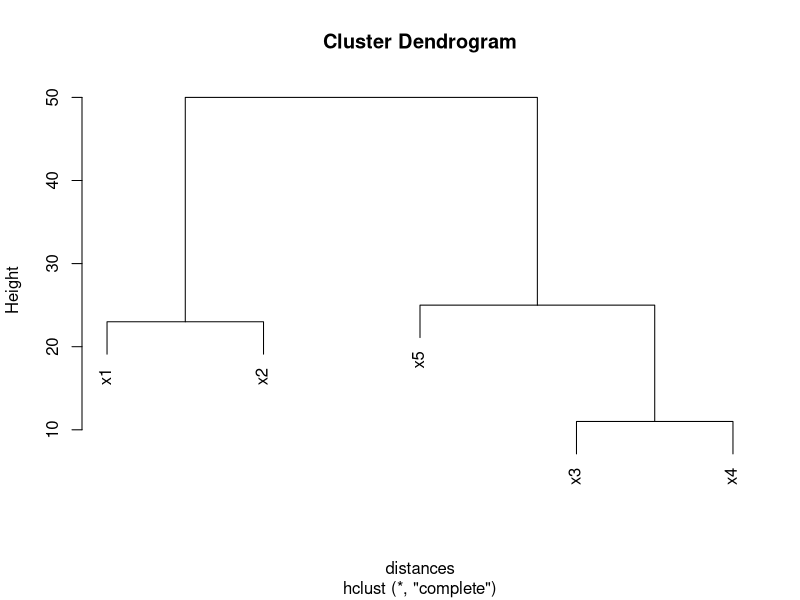
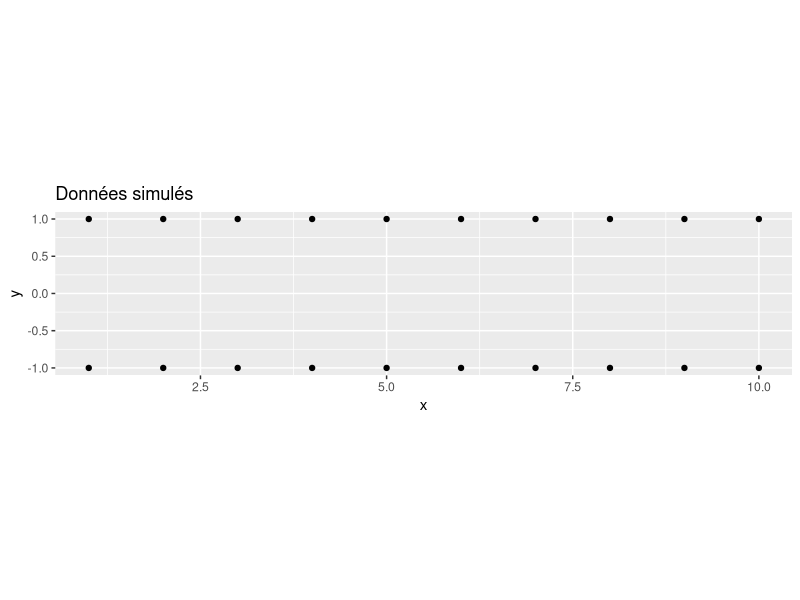
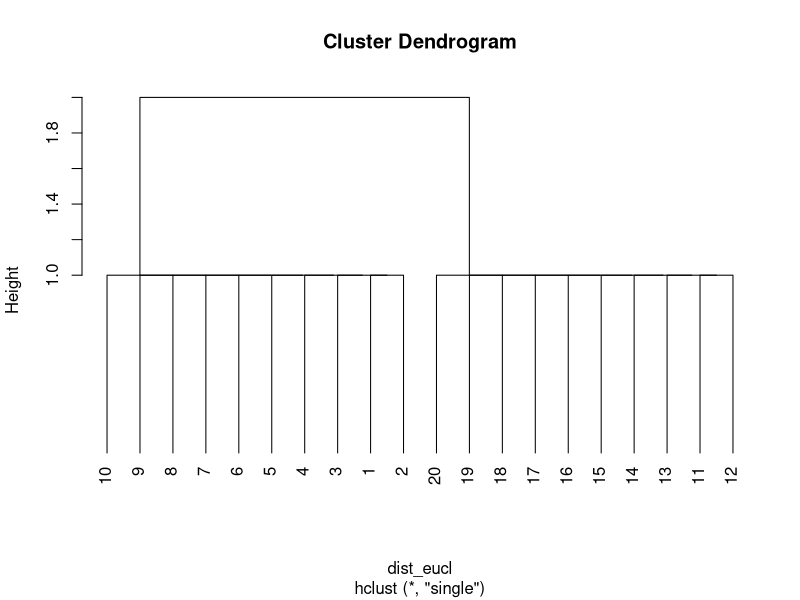
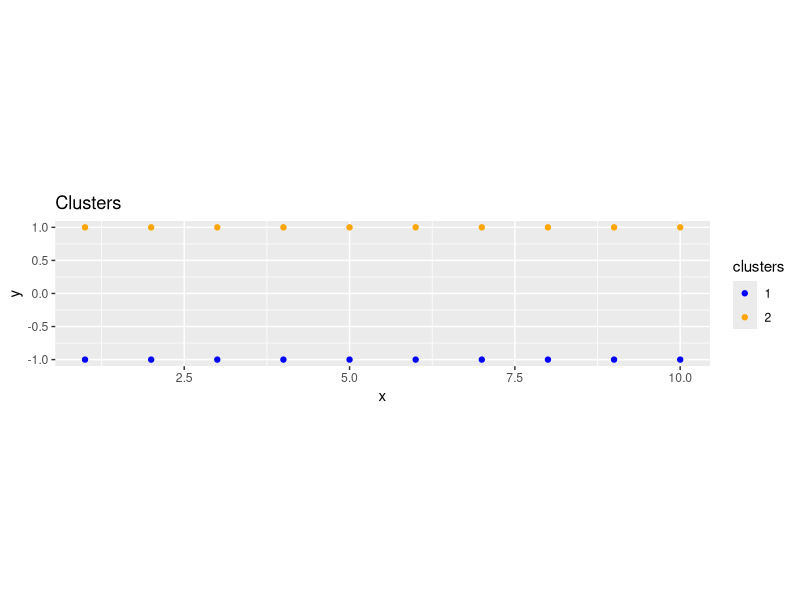
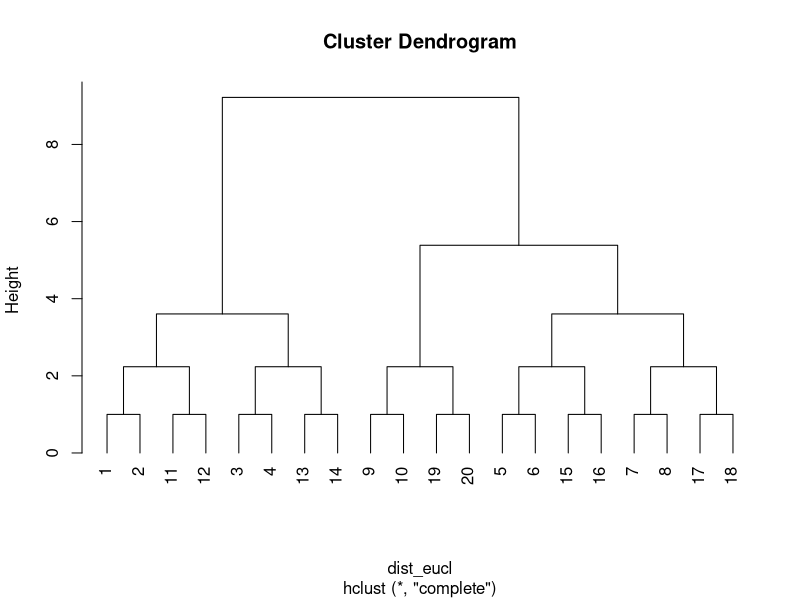
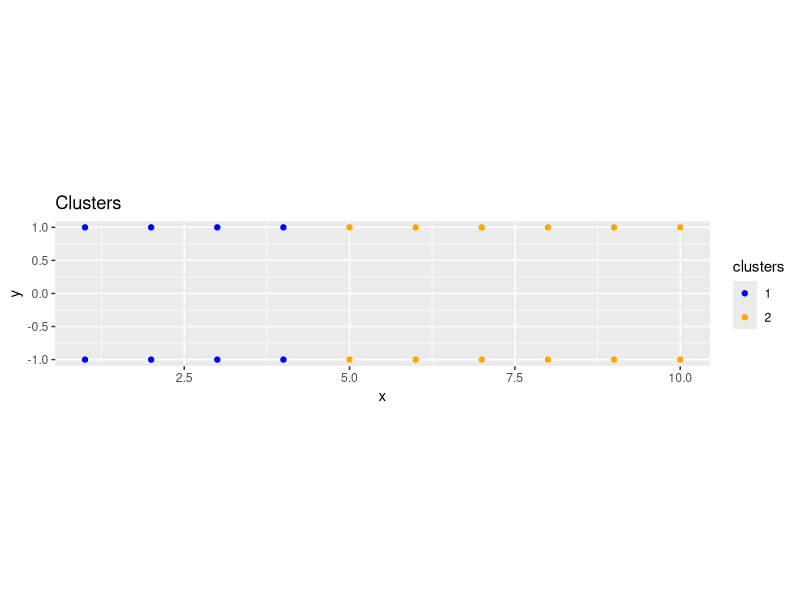
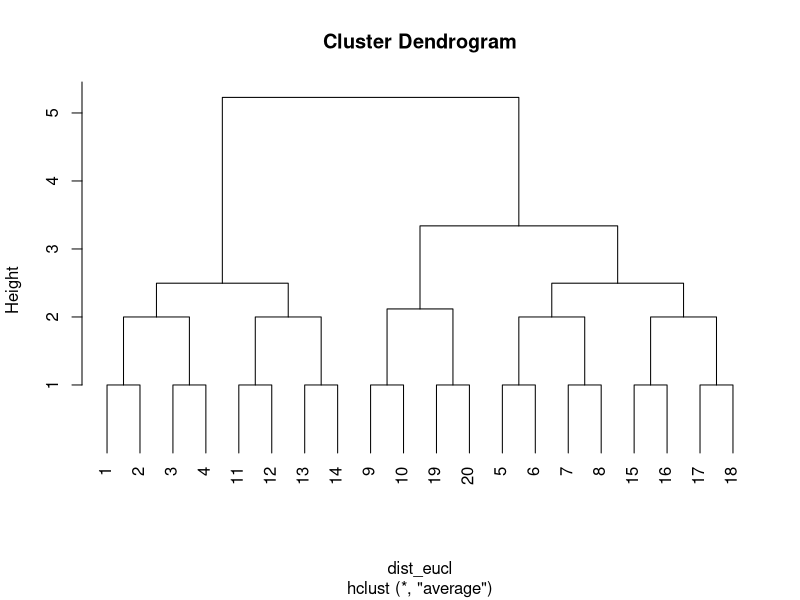
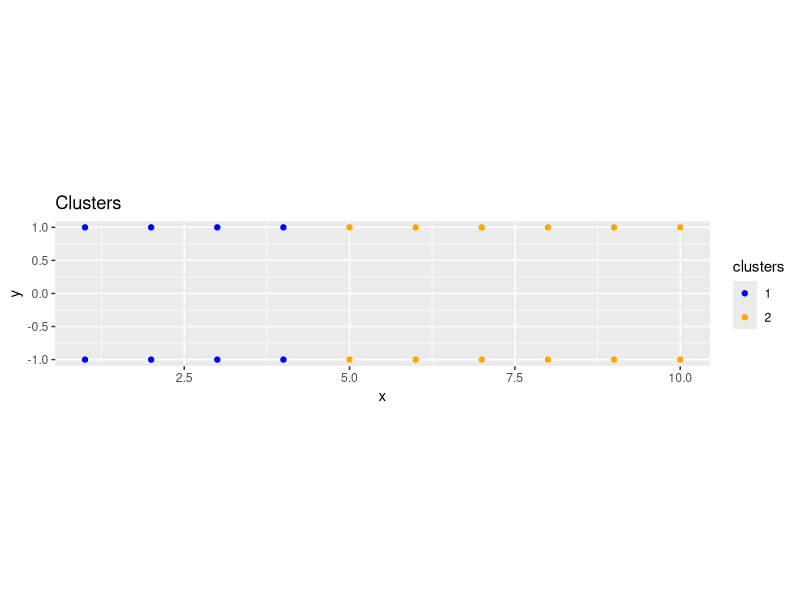

Write the R code that produced these figures, in order.
## ---- chunk 1
#install.packages("factoextra")
#library(factoextra)
library(ggplot2)
library(cluster)
library(kernlab)
## ---- chunk 2
distances=matrix(c(0,23,35,43,50,23,0,21,32,45,35,21,0,11,25,43,32,11,0,17,50,45,25,17,0),5,5,byrow=T)
colnames(distances)<-c("x1","x2","x3","x4","x5")
rownames(distances)<-c("x1","x2","x3","x4","x5")

distances
## ---- chunk 3
distances=matrix(c(0,23,35,43,50,23,0,21,32,45,35,21,0,11,25,43,32,11,0,17,50,45,25,17,0),5,5,byrow=T)
colnames(distances)<-c("x1","x2","x3","x4","x5")
rownames(distances)<-c("x1","x2","x3","x4","x5")

distances=as.dist(distances)
CAH_max=hclust(distances,method="complete")  #saut maximum
plot(CAH_max)
## ---- chunk 4
x=c(rep(1:10,2))
y=c(rep(-1,10), rep(1,10))

#données
data_sim=data.frame(x=x,y=y)

#plot des données
plot_sep <- ggplot(data=data_sim, aes(x = x, y = y)) +
geom_point() +
coord_equal() +
xlab("x") +  ylab("y") + ggtitle("Données simulés")
plot_sep
## ---- chunk 5
dist_eucl=dist(data_sim,method="euclidian") #calcul des distances

k=2

#-----------Lien simple
CAH_min=hclust(dist_eucl,method="single") #saut minimum
cut_min <- cutree(CAH_min, k = k)
data=data.frame(data_sim, c=cut_min)

#plot des données
plot_clusters1 <- ggplot(data=data, aes(x = x, y = y)) +
geom_point(aes(color=as.factor(c))) +
coord_equal() +
scale_color_manual(name = "clusters",values=c("blue","orange")) +
xlab("x") +  ylab("y") + ggtitle("Clusters")
plot(CAH_min,hang=-1)
plot_clusters1

#-----------Lien complet
CAH_max=hclust(dist_eucl,method="complete")  #saut maximum
cut_max <- cutree(CAH_max, k = k)
data=data.frame(data_sim, c=cut_max)

#plot des données
plot_clusters2 <- ggplot(data=data, aes(x = x, y = y)) +
geom_point(aes(color=as.factor(c))) +
coord_equal() +
scale_color_manual(name = "clusters",values=c("blue","orange","green", "yellow")) +
xlab("x") +  ylab("y") + ggtitle("Clusters")
plot(CAH_max,hang=-1)
plot_clusters2


#-----------Lien moyen
CAH_mean=hclust(dist_eucl,method="average") #saut moyen
cut_mean <- cutree(CAH_mean, k = k)
data=data.frame(data_sim, c=cut_mean)

#plot des données
plot_clusters3 <- ggplot(data=data, aes(x = x, y = y)) +
geom_point(aes(color=as.factor(c))) +
coord_equal() +
scale_color_manual(name = "clusters",values=c("blue","orange","green")) +
xlab("x") +  ylab("y") + ggtitle("Clusters")
plot(CAH_mean,hang=-1)
plot_clusters3


#-----------Lien centroïdal
CAH_centroid=hclust(dist_eucl,method="centroid") #saut centroïdal
cut_centroid <- cutree(CAH_centroid, k = k)
data=data.frame(data_sim, c=cut_centroid)

#plot des données
plot_clusters4 <- ggplot(data=data, aes(x = x, y = y)) +
geom_point(aes(color=as.factor(c))) +
coord_equal() +
scale_color_manual(name = "clusters",values=c("blue","orange","green")) +
xlab("x") +  ylab("y") + ggtitle("Clusters")
plot(CAH_centroid,hang=-1)
plot_clusters4


#-----------Distance de Ward
CAH_ward=hclust(dist_eucl,method="ward.D") #distance de Ward
cut_ward <- cutree(CAH_ward, k = k)
data=data.frame(data_sim, c=cut_ward)

#plot des données
plot_clusters5 <- ggplot(data=data, aes(x = x, y = y)) +
geom_point(aes(color=as.factor(c))) +
coord_equal() +
scale_color_manual(name = "clusters",values=c("blue","orange","green")) +
xlab("x") +  ylab("y") + ggtitle("Clusters")
plot(CAH_ward,hang=-1)
plot_clusters5

## ---- chunk 6
set.seed(0)#on fixe la graine aléatoire

n=400 #nombre observations
p=2 #nombre de variables explicatives

#génération données explicatives -------

#choix des variances
sd1=1/2 
sd2=1/3

#choix des rayons
r1=abs(1.5+rnorm(n/2,0,sd1))
r2=abs(5+rnorm(n/2,0,sd2))

#choix de l'angle
theta1=runif(n/2,0,2*pi)
theta2=runif(n/2,0,2*pi)

#simulation en cordonnées sphériques par groupe
x1=cbind(r1*cos(theta1),r1*sin(theta1))
x2=cbind(r2*cos(theta2),r2*sin(theta2))
x=rbind(x1,x2)

#données
data_sim=data.frame(x=x[,1],y=x[,2])

#plot des données
plot_sep <- ggplot(data=data_sim, aes(x = x, y = y)) +
geom_point() +
coord_equal() +
xlab("x") +  ylab("y") + ggtitle("Données simulés")
plot_sep
## ---- chunk 7
dist_eucl=dist(data_sim,method="euclidian") #calcul des distances

CAH_min=hclust(dist_eucl,method="single") #saut minimum
CAH_max=hclust(dist_eucl,method="complete")  #saut maximum
CAH_mean=hclust(dist_eucl,method="average") #saut moyen
## ---- chunk 8
plot(CAH_min,hang=-1)
plot(CAH_max,hang=-1)
plot(CAH_mean,hang=-1)
## ---- chunk 9
CAH_min$height
plot(CAH_min$height,type='l')
## ---- chunk 10
hcent=hclust(dist_eucl,method="centroid")
plot(hcent,hang=-1)
plot(hcent$height,type="l")
## ---- chunk 11
plot(CAH_min,hang=-1)
k=2
rect.hclust(CAH_min , k = k, border = 2:6)

plot(CAH_max,hang=-1)
k=4
rect.hclust(CAH_max , k = k, border = 2:6)

plot(CAH_mean,hang=-1)
k=6
rect.hclust(CAH_mean, k = k, border = 2:6)
## ---- chunk 12

k=2
cut_min <- cutree(CAH_min, k = k)
data=data.frame(data_sim, c=cut_min)

#plot des données
plot_clusters1 <- ggplot(data=data, aes(x = x, y = y)) +
geom_point(aes(color=as.factor(c))) +
coord_equal() +
scale_color_manual(name = "clusters",values=c("blue","orange")) +
xlab("x") +  ylab("y") + ggtitle("Clusters")
plot_clusters1

k=4
cut_max <- cutree(CAH_max, k = k)
data=data.frame(data_sim, c=cut_max)

#plot des données
plot_clusters2 <- ggplot(data=data, aes(x = x, y = y)) +
geom_point(aes(color=as.factor(c))) +
coord_equal() +
scale_color_manual(name = "clusters",values=c("blue","orange","green", "yellow")) +
xlab("x") +  ylab("y") + ggtitle("Clusters")
plot_clusters2

k=3
cut_mean <- cutree(CAH_mean, k = k)
data=data.frame(data_sim, c=cut_mean)

#plot des données
plot_clusters3 <- ggplot(data=data, aes(x = x, y = y)) +
geom_point(aes(color=as.factor(c))) +
coord_equal() +
scale_color_manual(name = "clusters",values=c("blue","orange","green")) +
xlab("x") +  ylab("y") + ggtitle("Clusters")
plot_clusters3
## ---- chunk 13


k=2
cut_max <- cutree(CAH_max, k = k)
data=data.frame(data_sim, c=cut_max)

#plot des données
plot_clusters2 <- ggplot(data=data, aes(x = x, y = y)) +
geom_point(aes(color=as.factor(c))) +
coord_equal() +
scale_color_manual(name = "clusters",values=c("blue","orange","green", "yellow")) +
xlab("x") +  ylab("y") + ggtitle("Clusters")
plot_clusters2

k=2
cut_mean <- cutree(CAH_mean, k = k)
data=data.frame(data_sim, c=cut_mean)

#plot des données
plot_clusters3 <- ggplot(data=data, aes(x = x, y = y)) +
geom_point(aes(color=as.factor(c))) +
coord_equal() +
scale_color_manual(name = "clusters",values=c("blue","orange","green")) +
xlab("x") +  ylab("y") + ggtitle("Clusters")
plot_clusters3
## ---- chunk 14
k=2
kmean=kmeans(data_sim, centers=k, algorithm="Lloyd")



classes <- kmean$cluster
data=data.frame(data_sim, c=classes)

#plot des données
plotcuster4 <- ggplot(data=data, aes(x = x, y = y)) +
geom_point(aes(color=as.factor(c))) +
coord_equal() +
scale_color_manual(name = "clusters",values=c("blue","orange")) +
xlab("x") +  ylab("y") + ggtitle("Clusters")
plotcuster4

#ou 
# usepackages("kernlab")
# library(kernlab)
# kk=kkmeans(as.matrix(data_sim),centers=k,kernel = "rbfdot", kpar = "automatic",)
# classesb<-kk[][1:nrow(data_sim)]
# data=data.frame(data_sim, c=classesb)

# #plot des données
# plotcuster4b <- ggplot(data=data, aes(x = x, y = y)) +
# geom_point(aes(color=as.factor(c))) +
# coord_equal() +
# scale_color_manual(name = "clusters",values=c("blue","orange")) +
# xlab("x") +  ylab("y") + ggtitle("Clusters")
# plotcuster4b

## ---- chunk 15

#on rajoute x^2 et y^2 comme variables
data_transform=data.frame(x=(data_sim[,1]),y=(data_sim[,2]),x2=(data_sim[,1])^2,y2=(data_sim[,2])^2)


#on relance l'algorithme
k=2
kmean=kmeans(data_transform, centers=k, algorithm="Lloyd",iter.max = 100)


classes <- kmean$cluster
data=data.frame(data_transform, c=classes)

#plot des données tranformées
plotcuster5 <- ggplot(data=data, aes(x = x2, y = y2)) +
geom_point(aes(color=as.factor(c))) +
coord_equal() +
scale_color_manual(name = "clusters",values=c("blue","orange")) +
xlab("x2") +  ylab("y2") + ggtitle("Clusters")
plotcuster5

#plot des données non transformées
data=data.frame(data_sim, c=classes)

plotcuster5 <- ggplot(data=data, aes(x = x, y = y)) +
geom_point(aes(color=as.factor(c))) +
coord_equal() +
scale_color_manual(name = "clusters",values=c("blue","orange")) +
xlab("x") +  ylab("y") + ggtitle("Clusters")
plotcuster5
## ---- chunk 16

#on rajoute x^2 et y^2 comme variables
data_transform=data.frame(x=(data_sim[,1]),y=(data_sim[,2]),x2=(data_sim[,1])^2,y2=(data_sim[,2])^2)

#on relance l'algorithme
k=2
kmean=kmeans(data_transform, centers=k, algorithm="Lloyd",iter.max = 100, nstar=20)

classes <- kmean$cluster
data=data.frame(data_transform, c=classes)

#plot des données non transformées
data=data.frame(data_sim, c=classes)

plotcuster5 <- ggplot(data=data, aes(x = x, y = y)) +
geom_point(aes(color=as.factor(c))) +
coord_equal() +
scale_color_manual(name = "clusters",values=c("blue","orange")) +
xlab("x") +  ylab("y") + ggtitle("Clusters")
plotcuster5
## ---- chunk 17

#on rajoute x^2 et y^2 comme variables
data_transform=data.frame(x=(data_sim[,1]),y=(data_sim[,2]),x2y2=((data_sim[,1])^2+(data_sim[,2])^2))

#on relance l'algorithme
k=2
kmean=kmeans(data_transform, centers=k, algorithm="Lloyd",iter.max = 100,nstart = 20)

classes <- kmean$cluster
data=data.frame(data_transform, c=classes)

#plot des données tranformées
plotcuster5 <- ggplot(data=data, aes(x = x, y = x2y2)) +
geom_point(aes(color=as.factor(c))) +
coord_equal() +
scale_color_manual(name = "clusters",values=c("blue","orange")) +
xlab("x") +  ylab("x2+y2") + ggtitle("Clusters")
plotcuster5

#plot des données non transformées
data=data.frame(data_sim, c=classes)

plotcuster5 <- ggplot(data=data, aes(x = x, y = y)) +
geom_point(aes(color=as.factor(c))) +
coord_equal() +
scale_color_manual(name = "clusters",values=c("blue","orange")) +
xlab("x") +  ylab("y") + ggtitle("Clusters")
plotcuster5

#pour faire du clustering avec noyau
# library(kernlab)
# kk=kkmeans(as.matrix(data_sim),centers=k,kernel = "rbfdot", kpar = "automatic",)
# classes<-kk[][1:nrow(data_sim)]
# data=data.frame(data_sim, c=classes)

# #plot des données tranformées
# plotcuster5 <- ggplot(data=data, aes(x = x2, y = y2)) +
# geom_point(aes(color=as.factor(c))) +
# coord_equal() +
# scale_color_manual(name = "clusters",values=c("blue","orange")) +
# xlab("x2") +  ylab("y2") + ggtitle("Clusters")
# plotcuster5
# 
# #plot des données non transformées
# data=data.frame(data_sim, c=classes)
# 
# plotcuster5 <- ggplot(data=data, aes(x = x, y = y)) +
# geom_point(aes(color=as.factor(c))) +
# coord_equal() +
# scale_color_manual(name = "clusters",values=c("blue","orange")) +
# xlab("x") +  ylab("y") + ggtitle("Clusters")
# plotcuster5

## ---- chunk 18
data(iris)

pairs(iris[1:4], main = "Données Iris -- 3 espèces", pch = 21, bg = c("blue","orange", "green3")[iris$Species], lower.panel=NULL, labels=c("Sepal.Length","Sepal.Width","Petal.Length","Petal.Width"), font.labels=0.5, cex.labels=2) 
legend(0.08, 0.43, as.vector(unique(iris$Species)),  fill=c("blue","orange", "green3"))
## ---- chunk 19

## ---- chunk 20

## ---- chunk 21

## ---- chunk 22


## ---- chunk 23

## ---- chunk 24
